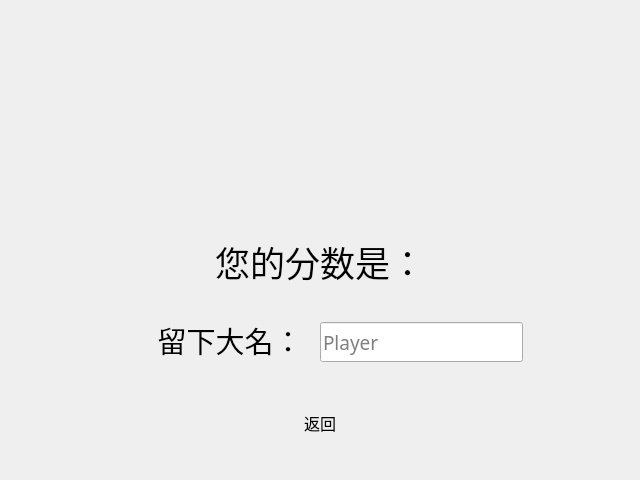
<?xml version="1.0" encoding="UTF-8"?>
<ui version="4.0">
 <class>GameEnd</class>
 <widget class="QWidget" name="GameEnd">
  <property name="geometry">
   <rect>
    <x>0</x>
    <y>0</y>
    <width>640</width>
    <height>480</height>
   </rect>
  </property>
  <property name="windowTitle">
   <string>结束</string>
  </property>
  <property name="windowIcon">
   <iconset resource="Picture.qrc">
    <normaloff>:/Material/Picture/aircraft.png</normaloff>:/Material/Picture/aircraft.png</iconset>
  </property>
  <layout class="QHBoxLayout" name="horizontalLayout">
   <item>
    <widget class="QWidget" name="widget_2" native="true">
     <layout class="QVBoxLayout" name="verticalLayout_2">
      <item>
       <widget class="QWidget" name="widget" native="true">
        <layout class="QHBoxLayout" name="horizontalLayout_3">
         <item>
          <spacer name="horizontalSpacer_4">
           <property name="orientation">
            <enum>Qt::Horizontal</enum>
           </property>
           <property name="sizeHint" stdset="0">
            <size>
             <width>100</width>
             <height>20</height>
            </size>
           </property>
          </spacer>
         </item>
         <item>
          <widget class="QLabel" name="title_label">
           <property name="minimumSize">
            <size>
             <width>0</width>
             <height>180</height>
            </size>
           </property>
           <property name="maximumSize">
            <size>
             <width>16777215</width>
             <height>180</height>
            </size>
           </property>
           <property name="layoutDirection">
            <enum>Qt::LeftToRight</enum>
           </property>
           <property name="text">
            <string/>
           </property>
           <property name="pixmap">
            <pixmap resource="Picture.qrc">:/Material/Picture/game_over_pic.png</pixmap>
           </property>
           <property name="alignment">
            <set>Qt::AlignLeading|Qt::AlignLeft|Qt::AlignVCenter</set>
           </property>
          </widget>
         </item>
         <item>
          <spacer name="horizontalSpacer_5">
           <property name="orientation">
            <enum>Qt::Horizontal</enum>
           </property>
           <property name="sizeHint" stdset="0">
            <size>
             <width>100</width>
             <height>20</height>
            </size>
           </property>
          </spacer>
         </item>
        </layout>
       </widget>
      </item>
      <item>
       <widget class="QLabel" name="score_label">
        <property name="sizePolicy">
         <sizepolicy hsizetype="Expanding" vsizetype="Preferred">
          <horstretch>0</horstretch>
          <verstretch>0</verstretch>
         </sizepolicy>
        </property>
        <property name="font">
         <font>
          <family>方正姚体</family>
          <pointsize>26</pointsize>
          <strikeout>false</strikeout>
         </font>
        </property>
        <property name="contextMenuPolicy">
         <enum>Qt::DefaultContextMenu</enum>
        </property>
        <property name="text">
         <string>您的分数是：</string>
        </property>
        <property name="alignment">
         <set>Qt::AlignCenter</set>
        </property>
       </widget>
      </item>
      <item>
       <widget class="QWidget" name="widget_3" native="true">
        <property name="maximumSize">
         <size>
          <width>16777215</width>
          <height>120</height>
         </size>
        </property>
        <property name="layoutDirection">
         <enum>Qt::LeftToRight</enum>
        </property>
        <widget class="QLabel" name="label_2">
         <property name="geometry">
          <rect>
           <x>110</x>
           <y>10</y>
           <width>200</width>
           <height>51</height>
          </rect>
         </property>
         <property name="minimumSize">
          <size>
           <width>200</width>
           <height>0</height>
          </size>
         </property>
         <property name="maximumSize">
          <size>
           <width>200</width>
           <height>16777215</height>
          </size>
         </property>
         <property name="font">
          <font>
           <family>方正姚体</family>
           <pointsize>22</pointsize>
          </font>
         </property>
         <property name="text">
          <string>留下大名：</string>
         </property>
         <property name="alignment">
          <set>Qt::AlignCenter</set>
         </property>
        </widget>
        <widget class="QLineEdit" name="lineEdit">
         <property name="geometry">
          <rect>
           <x>300</x>
           <y>17</y>
           <width>203</width>
           <height>40</height>
          </rect>
         </property>
         <property name="minimumSize">
          <size>
           <width>0</width>
           <height>40</height>
          </size>
         </property>
         <property name="maximumSize">
          <size>
           <width>16777215</width>
           <height>40</height>
          </size>
         </property>
         <property name="font">
          <font>
           <family>黑体</family>
           <pointsize>14</pointsize>
          </font>
         </property>
         <property name="layoutDirection">
          <enum>Qt::LeftToRight</enum>
         </property>
         <property name="placeholderText">
          <string>Player</string>
         </property>
        </widget>
       </widget>
      </item>
      <item>
       <widget class="QWidget" name="widget_4" native="true">
        <layout class="QHBoxLayout" name="horizontalLayout_4">
         <item>
          <spacer name="horizontalSpacer_6">
           <property name="orientation">
            <enum>Qt::Horizontal</enum>
           </property>
           <property name="sizeHint" stdset="0">
            <size>
             <width>40</width>
             <height>20</height>
            </size>
           </property>
          </spacer>
         </item>
         <item>
          <widget class="QPushButton" name="back_button">
           <property name="minimumSize">
            <size>
             <width>150</width>
             <height>30</height>
            </size>
           </property>
           <property name="maximumSize">
            <size>
             <width>400</width>
             <height>60</height>
            </size>
           </property>
           <property name="sizeIncrement">
            <size>
             <width>200</width>
             <height>0</height>
            </size>
           </property>
           <property name="font">
            <font>
             <family>方正姚体</family>
             <pointsize>12</pointsize>
            </font>
           </property>
           <property name="layoutDirection">
            <enum>Qt::LeftToRight</enum>
           </property>
           <property name="text">
            <string>返回</string>
           </property>
           <property name="default">
            <bool>true</bool>
           </property>
           <property name="flat">
            <bool>true</bool>
           </property>
          </widget>
         </item>
         <item>
          <spacer name="horizontalSpacer_7">
           <property name="orientation">
            <enum>Qt::Horizontal</enum>
           </property>
           <property name="sizeHint" stdset="0">
            <size>
             <width>40</width>
             <height>20</height>
            </size>
           </property>
          </spacer>
         </item>
        </layout>
       </widget>
      </item>
     </layout>
    </widget>
   </item>
  </layout>
 </widget>
 <resources>
  <include location="Picture.qrc"/>
 </resources>
 <connections/>
</ui>
